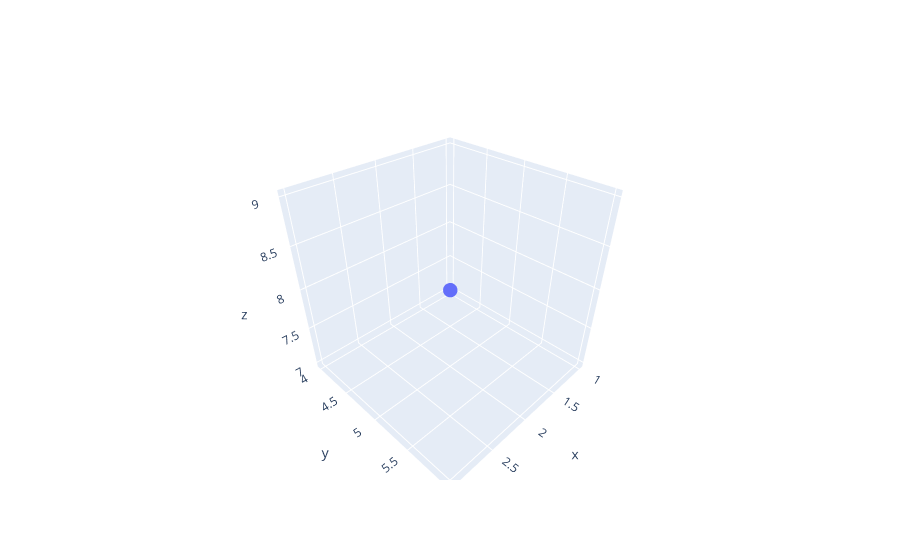

Here is the notebook cell this chart was saved with:
### Code cell
# Q13. Create a 3D scatter plot using Plotly
import plotly.graph_objects as go

fig = go.Figure(
    data=[
        go.Scatter3d(
            x=[1, 2, 3], y=[4, 5, 6], z=[7, 8, 9], mode="markers", marker=dict(size=5)
        )
    ]
)
fig.show()

### Figure 1 — Plotly figure (JSON) as saved in the notebook; plotly's stock layout.template omitted (floating-point values rounded to 4 significant figures)
{"data": [{"marker": {"size": 5}, "mode": "markers", "type": "scatter3d", "x": [1, 2, 3], "y": [4, 5, 6], "z": [7, 8, 9]}], "layout": {}}
